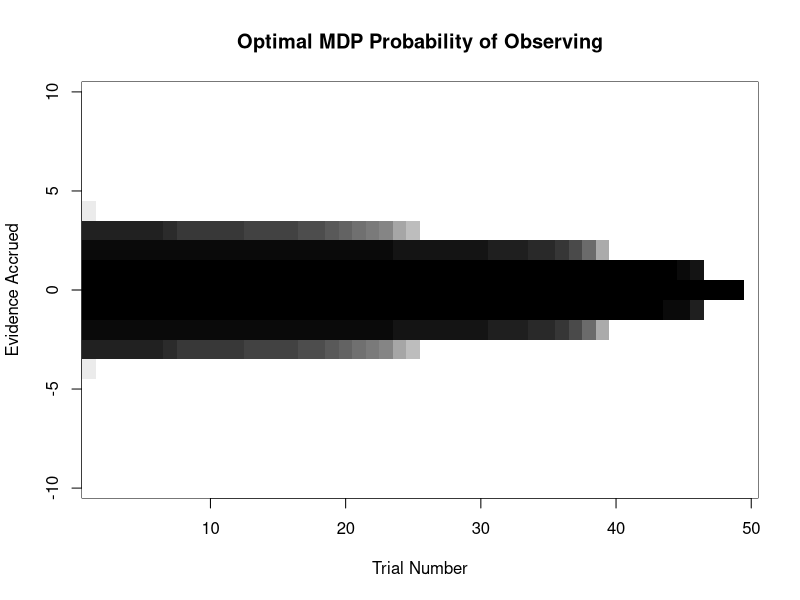

Write R code to recreate this figure.

findPolicy <- function( changeRate = 0, priorCount=1, nTrials=50, verbose=TRUE) {
  
  # set up
  nActions <- 3
  actions <- c("betA","betB","observe")
  
  # function to pull the count data from state name
  getCounts <- function( b ) {
    s <- as.numeric(strsplit(names(beliefs)[b],split="[AB]")[[1]][c(2,3)])
    names(s) <- c("nA","nB")
    return(s)
  }
  
  # function to return the max, breaking ties randomly
#   whichMax <- function(x,tol=10e-15) {
#     y <- which(x==max(x))
#     sample(y,1)
#   }
  whichMax <- which.max

  # function to make a state name from count data
  makeName <- function( s ) {
    paste0("A",s[1],"B",s[2])
  }
  
  # a belief state is defined by "nA" and "nB", the number of 
  # A and B outcomes that have occurred since the last change
  beliefs <- rep.int(0, (nTrials+1)^2)
  k <- 0
  for( i in 0:nTrials ) {
    for( j in 0:nTrials ) {
      if( i+j <= nTrials ) { 
        k <- k+1
        names(beliefs)[k] <- makeName( c(i,j) )
      }
    }
  }
  nBeliefs <- k
  beliefs <- beliefs[1:k]
  
  # transition matrix for a static world
  transition <- array(data=0,dim=c(nBeliefs,nBeliefs,nActions),
                      dimnames=list(from=names(beliefs),to=names(beliefs),action=actions))
  for( f in 1:nBeliefs) {
    
    
    s <- getCounts( f ) 
    if( sum(s) < nTrials ) { # all actions on the final trial end the game
      
      transition[f,f,"betA"] <- 1 # no new data if you bet on A
      transition[f,f,"betB"] <- 1 # no new data if you bet on B
      addA <- makeName( s + c(1,0) ) # the state name with one more A observation
      addB <- makeName( s + c(0,1) ) # the state name with one more B observation
      probA <- ( s[1]+priorCount ) / (s[1]+s[2]+2*priorCount ) # expected probability of an A
      transition[f,addA,"observe" ] <- probA # probability of moving to the state with an extra A
      transition[f,addB,"observe" ] <- 1-probA # probability of moving to the state with an extra B
      
    } 
    
  }
  
  # transition matrix for a dynamic world
  transition <- transition*(1-changeRate) 
  transition[,"A0B0",] <- changeRate
  transition[1,"A0B0","betA"] <- 1
  transition[1,"A0B0","betB"] <- 1
  
  # function to pull the relevant bits of the transition matrix
  getTransitions <- function( from, action ) {
    t <- transition[from,,action]
    return( t[t>0] )
  }
  
  # compute the expected reward from each state under each action (+1 correct, -1 incorrect)
  reward <- matrix(NA,nBeliefs,nActions,dimnames=list(state=names(beliefs),action=actions))
  for( f in 1:nBeliefs ) {
    s <- getCounts( f ) 
    probA <- ( s[1]+priorCount ) / (s[1]+s[2]+2*priorCount ) # expected probability of an A
    reward[f,"betA"] <- 2*probA - 1
    reward[f,"betB"] <- 1- 2*probA
    reward[f,"observe"] <- 0
  }
  
  # sweep backwards 
  fullPolicy <- matrix(NA,nBeliefs,nTrials,dimnames=list(state=names(beliefs),trial=1:nTrials))
  fullPolicy[,nTrials] <- apply(reward,1,whichMax)
  utilityNext <- apply(reward,1,max)
  for( t in seq(nTrials-1,1,-1)) {
    if (verbose) print(t)
    utilityThis <- reward 
    for( a in actions ){ 
      utilityThis[,a] <- utilityThis[,a] + transition[,,a] %*% utilityNext
    }
    fullPolicy[,t] <- apply(utilityThis,1,whichMax)
    utilityNext <- apply(utilityThis,1,max)
  }
  
  # construct the simplified policy
  diff <- vector( length=nTrials*2+1 )
  for(b in 1:nBeliefs) {
    s <- getCounts(b)
    diff[b] <- s[1]-s[2]
  }
  diffCount <- table(diff)
  simplePolicy <- array(0,dim=c(nTrials*2+1,nTrials,3),dimnames=list(diff=-nTrials:nTrials,trial=1:nTrials,action=actions))
  for( t in 1:nTrials ){
    for( b in 1:nBeliefs) {
      d <- diff[b] + nTrials+1 # -50:50 goes to 1:101 
      a <- fullPolicy[b,t] 
      simplePolicy[d,t,a] <- simplePolicy[d,t,a] + 1/diffCount[d] 
    }
  }
  
  out <- list(
    fullPolicy = fullPolicy,
    simplePolicy = simplePolicy,
    beliefs = beliefs,
    reward = reward,
    transition = transition,
    par = c(changeRate=changeRate, priorCount=priorCount, nTrials=nTrials),
    actions = actions
  )
  class(out) <- "policy"
  return( out )
  
}


plot.policy <- function( x, ymax=10, main="Optimal MDP Probability of Observing" ) {
  
  nTrials <- x$par["nTrials"]
  image( x=1:nTrials,y=-ymax:ymax,
         z=1-t(x$simplePolicy[(-ymax:ymax)+nTrials+1,,"observe"]),
         xlab="Trial Number",
         ylab="Evidence Accrued",
         main=main,
         col= grey(seq(0,1,.01)) )
}

# draw at default settings
p <- findPolicy()
plot(p)


